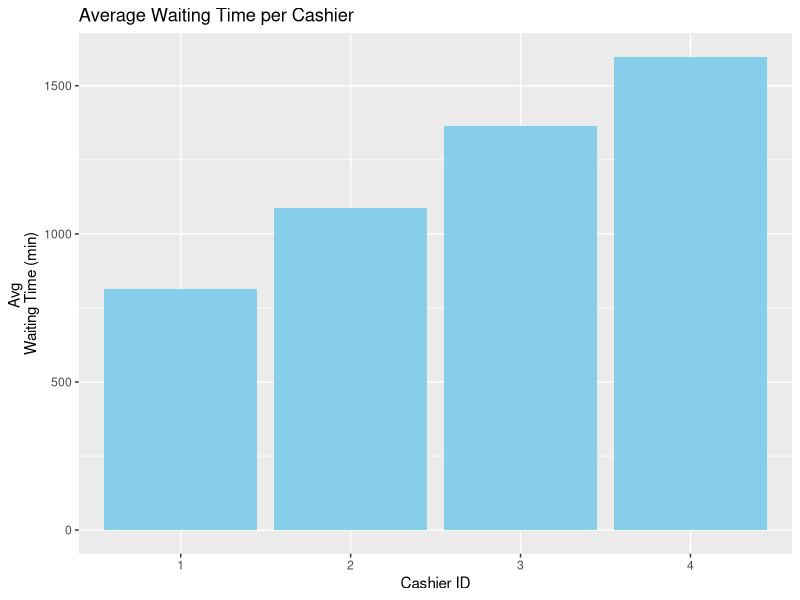
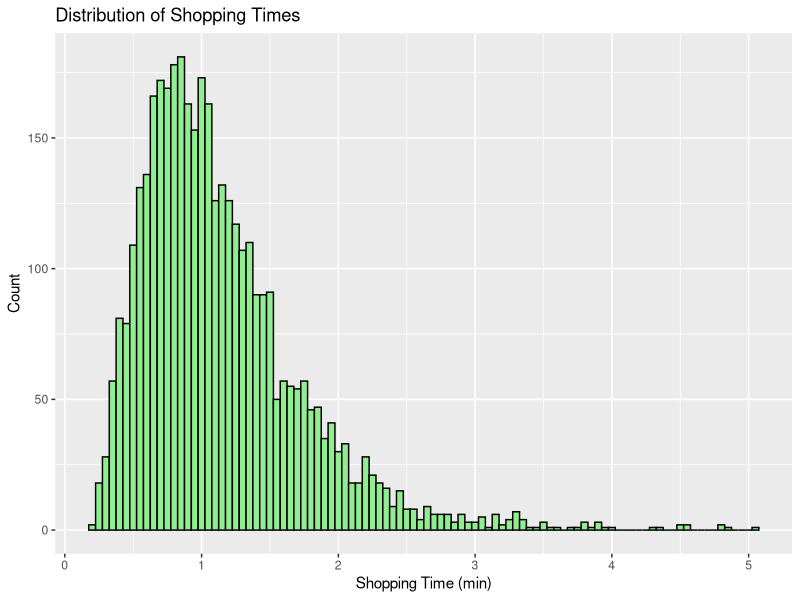
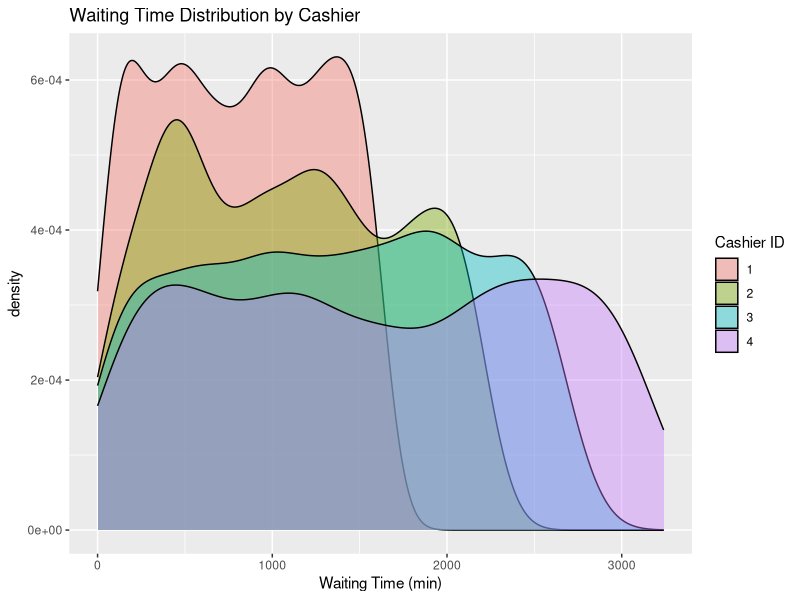

Source code (R) for these figures, in order:
## ---- chunk 1
knitr::opts_chunk$set(echo = TRUE)
## ---- chunk 2
library(dplyr)

set.seed(1111)

#given information

open_time <- 0
close_time <- 13*60 # since there are 13 hours (13*60 = 780)

lambda <- 5  # arrival rate per minute

shopping_mean <- 0
shopping_sigma <- 0.5

cashier_service_rates = c(1/2.5,1/3,1/3.5,1/4) #service rates for cashiers


# let's generate arrivals

arrival_times <- c()
time <- 0

while (time <= close_time){
  interarrival <- rexp(1 , rate = lambda) # generating a exponential random number
  time <- time + interarrival
  
  if(time <= close_time){
    arrival_times <- c(arrival_times , time)
  }
  
}

no_of_customers <- length(arrival_times)


# shopping times

shopping_times <- rlnorm (no_of_customers , meanlog = shopping_mean , sdlog = shopping_sigma)
shopping_end_times <- arrival_times + shopping_times

# lets create a customer data frame in order to collect data for each customer

customers <- data.frame(
  id = 1:no_of_customers,
  arrival_time = arrival_times,
  shopping_time = shopping_times,
  shopping_end_time = shopping_end_times,
  counter = NA,
  queue_entry_time = NA,
  service_start_time = NA,
  service_end_time = NA
)

# Initializing queues and servers

queues <- list(rep(0, 0), rep(0, 0), rep(0, 0), rep(0, 0)) #in here queues are assigned for each vacant server
cashier_available_time <- rep(0, 4)


# simulating the event

for(i in 1:no_of_customers){
  t <- customers$shopping_end_time[i]
  
  
  # in here i decided to find the shortest queue so that customer can go to it
  # also ties are break randomly
  
  queue_lengths <- sapply(queues, length)
  minimum_queue <- which(queue_lengths == min(queue_lengths))
  
  selected <- sample(minimum_queue,1) # in order to break ties
  
  customers$counter[i] <- selected
  customers$queue_entry_time[i] <- t
  
  # if cashier is free we can proceed 
  
  if(cashier_available_time[selected] <= t){
    customers$service_start_time[i] <- t
  }else {
    customers$service_start_time[i]<- cashier_available_time[selected]
  }
  
  service_time <- rexp (1 , rate = cashier_service_rates[selected])
  customers$service_end_time[i] <- customers$service_start_time[i] + service_time
  cashier_available_time[selected] <- customers$service_end_time[i]  
  
}


#lets add 2 new colomns
customers <- customers %>%
  mutate(
    waiting_time = service_start_time - shopping_end_time,
    total_time = service_end_time - arrival_time
    
  )


#average waiting time per counters
avg_waiting <- customers %>%
  group_by(counter) %>%
  summarise(avg_waiting_time = mean(waiting_time))

# average total time in supermarket

avg_total_time <- mean(customers$total_time)


# utilizing the cashiers

cashier_utilisation <- sapply(1:4, function(i) {
  sum(customers$service_end_time[customers$counter == i] - 
        customers$service_start_time[customers$counter == i]) / 780
})

# total customers

total_customers <- nrow(customers)

## ---- chunk 3
library(ggplot2)
## ---- chunk 4
print(avg_waiting)
## ---- chunk 5
cat("\nAverage time spent in supermarket:", avg_total_time, "minutes\n")

## ---- chunk 6
print(data.frame(Cashier = 1:4, Utilisation = cashier_utilisation))

## ---- chunk 7

cat("\nTotal number of customers served:", total_customers, "\n")

## ---- chunk 8

library(knitr)

mean_service_times <- 1 / cashier_service_rates


cashier_service_table <- data.frame(
  Cashier = paste("Cashier", 1:4),
  Service_Rates = round(cashier_service_rates, 4),
  Mean_Service_Time = round(mean_service_times, 2)
)

# Print the table
print(cashier_service_table)
## ---- chunk 9
ggplot(avg_waiting, aes(x = factor(counter), y = avg_waiting_time)) +
  geom_bar(stat = "identity", fill = "skyblue") +
  labs(title = "Average Waiting Time per Cashier", x = "Cashier ID", y = "Avg 
Waiting Time (min)")
## ---- chunk 10
ggplot(customers, aes(x = shopping_time)) +
  geom_histogram(binwidth = 0.05,fill = "lightgreen", color = "black") +
  labs(title = "Distribution of Shopping Times", x = "Shopping Time (min)", y = 
"Count") 
## ---- chunk 11
ggplot(customers, aes(x = waiting_time, fill = factor(counter))) +
  geom_density(alpha = 0.4) +
  labs(title = "Waiting Time Distribution by Cashier", x = "Waiting Time (min)", 
fill = "Cashier ID")
## ---- chunk 12
citation()
citation("dplyr")
citation("ggplot2")
citation("knitr")
